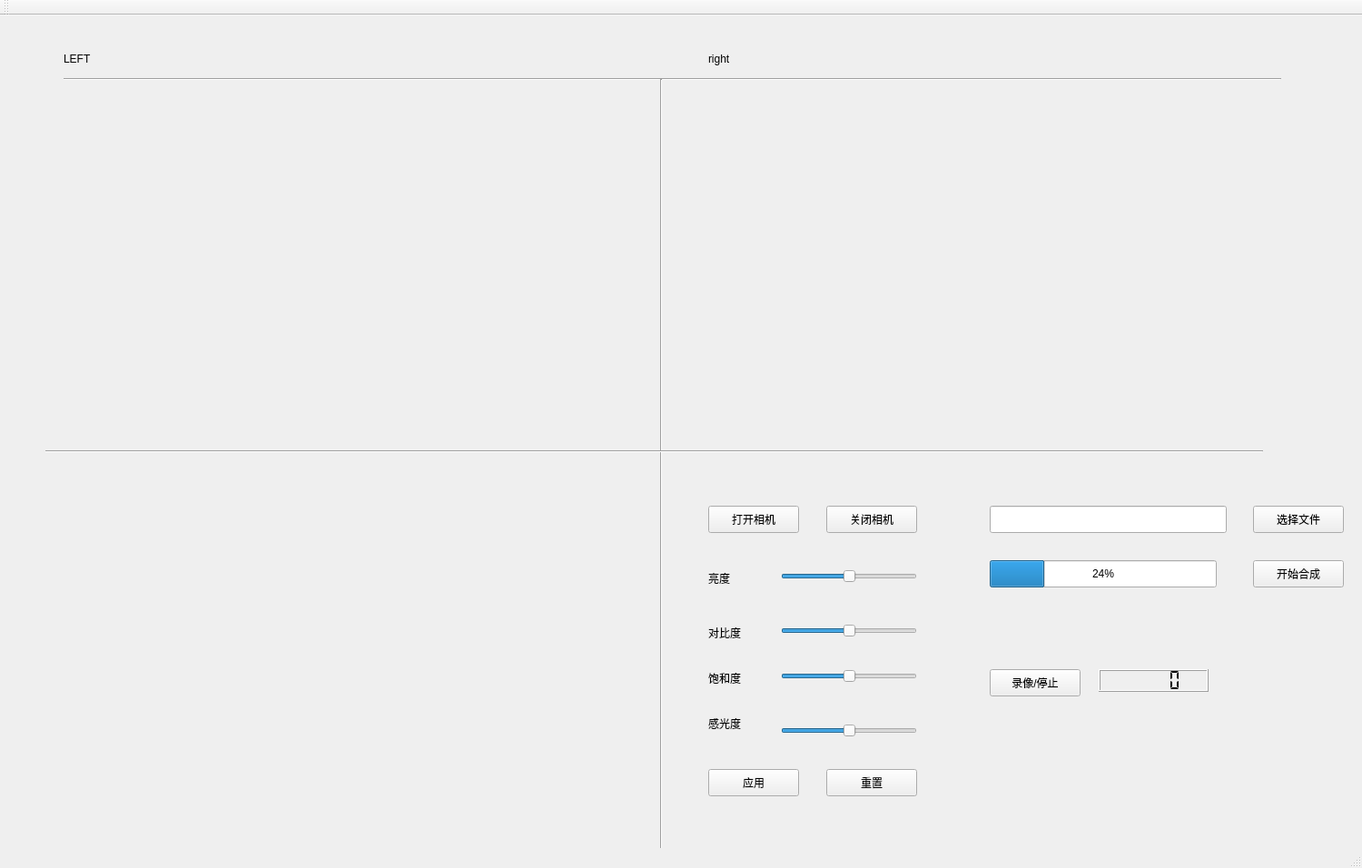
<?xml version="1.0" encoding="UTF-8"?>
<ui version="4.0">
 <class>Vision_zedClass</class>
 <widget class="QMainWindow" name="Vision_zedClass">
  <property name="geometry">
   <rect>
    <x>0</x>
    <y>0</y>
    <width>1500</width>
    <height>956</height>
   </rect>
  </property>
  <property name="windowTitle">
   <string>Vision_zed</string>
  </property>
  <widget class="QWidget" name="centralWidget">
   <widget class="QLabel" name="left">
    <property name="geometry">
     <rect>
      <x>60</x>
      <y>90</y>
      <width>640</width>
      <height>360</height>
     </rect>
    </property>
    <property name="text">
     <string/>
    </property>
   </widget>
   <widget class="QLabel" name="right">
    <property name="geometry">
     <rect>
      <x>760</x>
      <y>90</y>
      <width>640</width>
      <height>360</height>
     </rect>
    </property>
    <property name="text">
     <string/>
    </property>
   </widget>
   <widget class="QLabel" name="label">
    <property name="geometry">
     <rect>
      <x>70</x>
      <y>40</y>
      <width>72</width>
      <height>15</height>
     </rect>
    </property>
    <property name="text">
     <string>LEFT</string>
    </property>
   </widget>
   <widget class="QLabel" name="label_2">
    <property name="geometry">
     <rect>
      <x>780</x>
      <y>40</y>
      <width>72</width>
      <height>15</height>
     </rect>
    </property>
    <property name="text">
     <string>right</string>
    </property>
   </widget>
   <widget class="Line" name="line">
    <property name="geometry">
     <rect>
      <x>70</x>
      <y>60</y>
      <width>1341</width>
      <height>21</height>
     </rect>
    </property>
    <property name="orientation">
     <enum>Qt::Horizontal</enum>
    </property>
   </widget>
   <widget class="Line" name="line_2">
    <property name="geometry">
     <rect>
      <x>720</x>
      <y>70</y>
      <width>16</width>
      <height>851</height>
     </rect>
    </property>
    <property name="orientation">
     <enum>Qt::Vertical</enum>
    </property>
   </widget>
   <widget class="Line" name="line_3">
    <property name="geometry">
     <rect>
      <x>50</x>
      <y>470</y>
      <width>1341</width>
      <height>21</height>
     </rect>
    </property>
    <property name="orientation">
     <enum>Qt::Horizontal</enum>
    </property>
   </widget>
   <widget class="QLabel" name="depth">
    <property name="geometry">
     <rect>
      <x>50</x>
      <y>520</y>
      <width>640</width>
      <height>360</height>
     </rect>
    </property>
    <property name="text">
     <string/>
    </property>
   </widget>
   <widget class="QPushButton" name="pushButton">
    <property name="geometry">
     <rect>
      <x>780</x>
      <y>540</y>
      <width>100</width>
      <height>30</height>
     </rect>
    </property>
    <property name="text">
     <string>打开相机</string>
    </property>
   </widget>
   <widget class="QPushButton" name="pushButton_2">
    <property name="geometry">
     <rect>
      <x>910</x>
      <y>540</y>
      <width>100</width>
      <height>30</height>
     </rect>
    </property>
    <property name="text">
     <string>关闭相机</string>
    </property>
   </widget>
   <widget class="QPushButton" name="pushButton_3">
    <property name="geometry">
     <rect>
      <x>1090</x>
      <y>720</y>
      <width>100</width>
      <height>30</height>
     </rect>
    </property>
    <property name="text">
     <string>录像/停止</string>
    </property>
   </widget>
   <widget class="QPushButton" name="pushButton_4">
    <property name="geometry">
     <rect>
      <x>1380</x>
      <y>600</y>
      <width>100</width>
      <height>30</height>
     </rect>
    </property>
    <property name="text">
     <string>开始合成</string>
    </property>
   </widget>
   <widget class="QLCDNumber" name="record_timer">
    <property name="geometry">
     <rect>
      <x>1210</x>
      <y>720</y>
      <width>121</width>
      <height>25</height>
     </rect>
    </property>
    <property name="segmentStyle">
     <enum>QLCDNumber::Flat</enum>
    </property>
   </widget>
   <widget class="QProgressBar" name="progressBar">
    <property name="geometry">
     <rect>
      <x>1090</x>
      <y>600</y>
      <width>250</width>
      <height>30</height>
     </rect>
    </property>
    <property name="value">
     <number>24</number>
    </property>
   </widget>
   <widget class="QPushButton" name="pushButton_5">
    <property name="geometry">
     <rect>
      <x>1380</x>
      <y>540</y>
      <width>100</width>
      <height>30</height>
     </rect>
    </property>
    <property name="text">
     <string>选择文件</string>
    </property>
   </widget>
   <widget class="QLineEdit" name="inputPath">
    <property name="geometry">
     <rect>
      <x>1090</x>
      <y>540</y>
      <width>261</width>
      <height>30</height>
     </rect>
    </property>
   </widget>
   <widget class="QSlider" name="brightness">
    <property name="geometry">
     <rect>
      <x>860</x>
      <y>610</y>
      <width>150</width>
      <height>15</height>
     </rect>
    </property>
    <property name="maximum">
     <number>8</number>
    </property>
    <property name="sliderPosition">
     <number>4</number>
    </property>
    <property name="orientation">
     <enum>Qt::Horizontal</enum>
    </property>
   </widget>
   <widget class="QSlider" name="contrast">
    <property name="geometry">
     <rect>
      <x>860</x>
      <y>670</y>
      <width>150</width>
      <height>15</height>
     </rect>
    </property>
    <property name="maximum">
     <number>8</number>
    </property>
    <property name="sliderPosition">
     <number>4</number>
    </property>
    <property name="orientation">
     <enum>Qt::Horizontal</enum>
    </property>
   </widget>
   <widget class="QSlider" name="saturation">
    <property name="geometry">
     <rect>
      <x>860</x>
      <y>720</y>
      <width>150</width>
      <height>15</height>
     </rect>
    </property>
    <property name="maximum">
     <number>8</number>
    </property>
    <property name="sliderPosition">
     <number>4</number>
    </property>
    <property name="orientation">
     <enum>Qt::Horizontal</enum>
    </property>
   </widget>
   <widget class="QSlider" name="gain">
    <property name="geometry">
     <rect>
      <x>860</x>
      <y>780</y>
      <width>150</width>
      <height>15</height>
     </rect>
    </property>
    <property name="maximum">
     <number>100</number>
    </property>
    <property name="sliderPosition">
     <number>50</number>
    </property>
    <property name="orientation">
     <enum>Qt::Horizontal</enum>
    </property>
   </widget>
   <widget class="QLabel" name="label_3">
    <property name="geometry">
     <rect>
      <x>780</x>
      <y>610</y>
      <width>91</width>
      <height>20</height>
     </rect>
    </property>
    <property name="text">
     <string>亮度</string>
    </property>
   </widget>
   <widget class="QLabel" name="label_4">
    <property name="geometry">
     <rect>
      <x>780</x>
      <y>670</y>
      <width>91</width>
      <height>20</height>
     </rect>
    </property>
    <property name="text">
     <string>对比度</string>
    </property>
   </widget>
   <widget class="QLabel" name="label_5">
    <property name="geometry">
     <rect>
      <x>780</x>
      <y>720</y>
      <width>91</width>
      <height>20</height>
     </rect>
    </property>
    <property name="text">
     <string>饱和度</string>
    </property>
   </widget>
   <widget class="QLabel" name="label_6">
    <property name="geometry">
     <rect>
      <x>780</x>
      <y>770</y>
      <width>91</width>
      <height>20</height>
     </rect>
    </property>
    <property name="text">
     <string>感光度</string>
    </property>
   </widget>
   <widget class="QPushButton" name="pushButton_6">
    <property name="geometry">
     <rect>
      <x>780</x>
      <y>830</y>
      <width>100</width>
      <height>30</height>
     </rect>
    </property>
    <property name="text">
     <string>应用</string>
    </property>
   </widget>
   <widget class="QPushButton" name="pushButton_7">
    <property name="geometry">
     <rect>
      <x>910</x>
      <y>830</y>
      <width>100</width>
      <height>30</height>
     </rect>
    </property>
    <property name="text">
     <string>重置</string>
    </property>
   </widget>
  </widget>
  <widget class="QMenuBar" name="menuBar">
   <property name="geometry">
    <rect>
     <x>0</x>
     <y>0</y>
     <width>1500</width>
     <height>26</height>
    </rect>
   </property>
  </widget>
  <widget class="QToolBar" name="mainToolBar">
   <attribute name="toolBarArea">
    <enum>TopToolBarArea</enum>
   </attribute>
   <attribute name="toolBarBreak">
    <bool>false</bool>
   </attribute>
  </widget>
  <widget class="QStatusBar" name="statusBar"/>
 </widget>
 <layoutdefault spacing="6" margin="11"/>
 <resources>
  <include location="Vision_zed.qrc"/>
 </resources>
 <connections>
  <connection>
   <sender>pushButton</sender>
   <signal>clicked()</signal>
   <receiver>Vision_zedClass</receiver>
   <slot>onBtn_openCamera()</slot>
   <hints>
    <hint type="sourcelabel">
     <x>878</x>
     <y>609</y>
    </hint>
    <hint type="destinationlabel">
     <x>1102</x>
     <y>609</y>
    </hint>
   </hints>
  </connection>
  <connection>
   <sender>pushButton_2</sender>
   <signal>clicked()</signal>
   <receiver>Vision_zedClass</receiver>
   <slot>onBtn_closeCamera()</slot>
   <hints>
    <hint type="sourcelabel">
     <x>1009</x>
     <y>609</y>
    </hint>
    <hint type="destinationlabel">
     <x>1070</x>
     <y>699</y>
    </hint>
   </hints>
  </connection>
  <connection>
   <sender>pushButton_3</sender>
   <signal>clicked()</signal>
   <receiver>Vision_zedClass</receiver>
   <slot>onBtn_record()</slot>
   <hints>
    <hint type="sourcelabel">
     <x>1189</x>
     <y>789</y>
    </hint>
    <hint type="destinationlabel">
     <x>1106</x>
     <y>782</y>
    </hint>
   </hints>
  </connection>
  <connection>
   <sender>pushButton_4</sender>
   <signal>clicked()</signal>
   <receiver>Vision_zedClass</receiver>
   <slot>onBtn_startProcess()</slot>
   <hints>
    <hint type="sourcelabel">
     <x>1420</x>
     <y>669</y>
    </hint>
    <hint type="destinationlabel">
     <x>1125</x>
     <y>561</y>
    </hint>
   </hints>
  </connection>
  <connection>
   <sender>pushButton_5</sender>
   <signal>clicked()</signal>
   <receiver>Vision_zedClass</receiver>
   <slot>onBtn_selectInputPath()</slot>
   <hints>
    <hint type="sourcelabel">
     <x>1407</x>
     <y>607</y>
    </hint>
    <hint type="destinationlabel">
     <x>1192</x>
     <y>894</y>
    </hint>
   </hints>
  </connection>
  <connection>
   <sender>pushButton_6</sender>
   <signal>clicked()</signal>
   <receiver>Vision_zedClass</receiver>
   <slot>onBtn_setCameraParameter()</slot>
   <hints>
    <hint type="sourcelabel">
     <x>843</x>
     <y>884</y>
    </hint>
    <hint type="destinationlabel">
     <x>914</x>
     <y>933</y>
    </hint>
   </hints>
  </connection>
  <connection>
   <sender>pushButton_7</sender>
   <signal>clicked()</signal>
   <receiver>Vision_zedClass</receiver>
   <slot>onBtn_setCameraParameter_default()</slot>
   <hints>
    <hint type="sourcelabel">
     <x>948</x>
     <y>879</y>
    </hint>
    <hint type="destinationlabel">
     <x>1219</x>
     <y>935</y>
    </hint>
   </hints>
  </connection>
 </connections>
 <slots>
  <slot>onBtn_openCamera()</slot>
  <slot>onBtn_closeCamera()</slot>
  <slot>onBtn_record()</slot>
  <slot>onBtn_startProcess()</slot>
  <slot>onBtn_selectInputPath()</slot>
  <slot>onBtn_setCameraParameter()</slot>
  <slot>onBtn_setCameraParameter_default()</slot>
 </slots>
</ui>
